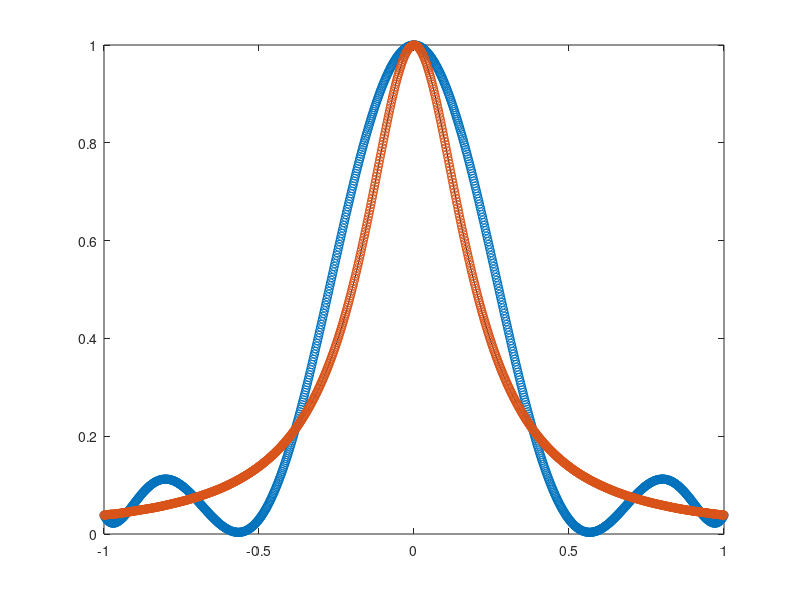
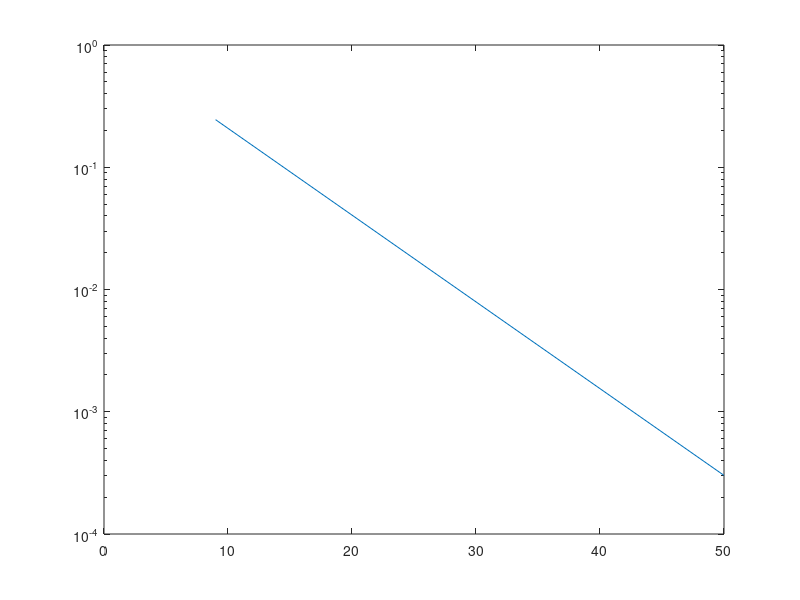

Reproduce these figures in MATLAB, in order.
clear; 
clc;

%% Define the unknown function to interpolate
%f = @(x) exp(x).*sin(x);
f = @(x) 1./(1+25*x.^2);

%% Setup different numbers of interpolation nodes/data sites.
%Nd = [2,4,8,16,32,64,128,256];
Nd = [9, 50];

%% Setup the points at which we want to evaluate the interpolant
xe = linspace(-1,1,1000)'; %generate evenly-spaced points
ye = f(xe); %evaluate function

%% Preallocate space for numerical solution
ye_num = zeros(length(ye),length(Nd));

%% Start plotting stuff
figure
plot(xe,ye,'black');
pause %waits for input

%% Loop goes over different numbers of interpolation nodes
for it=1:length(Nd)
    %% initiliaze a zero matrix according to the number of nodes
    x = zeros(Nd(it),1);
    
    for k=1:Nd(it)
        x(k,1) = cos(((k - 1)/ (Nd(it) - 1)) * pi);
    end
    
    %x = linspace(-1,1,Nd(it))'; %generate evenly-spaced points in [-1,1].
    y = f(x);
    
    %% Form Vandermonde matrix "intelligently"
    V = zeros(length(x),length(x));
    for vit = 1:Nd(it)
        V(:,vit) = x.^(vit-1);
    end
    
    %% Compute coefficients by solving linear system
    a = V\y;
    
    %% Evaluate polynomial interpolant by building eval matrix and
    %% multiplying with coefficients.
    Ve = zeros(length(xe),length(x));
    for vit = 1:Nd(it)
        Ve(:,vit) = xe.^(vit-1);
    end
    ye_num(:,it) = Ve*a; %Do the matrix-vector product to predict values
    
    %% Plot stuff
    hold on;
    plot(xe,ye_num(:,it),'o');
    drawnow
    pause
end

%% Now plot relative errors
figure
e2 = zeros(length(Nd),1);
for it=1:length(Nd)
    e2(it,1) = norm(ye_num(:,it)-ye)./norm(ye);
end
semilogy(Nd,e2);
    